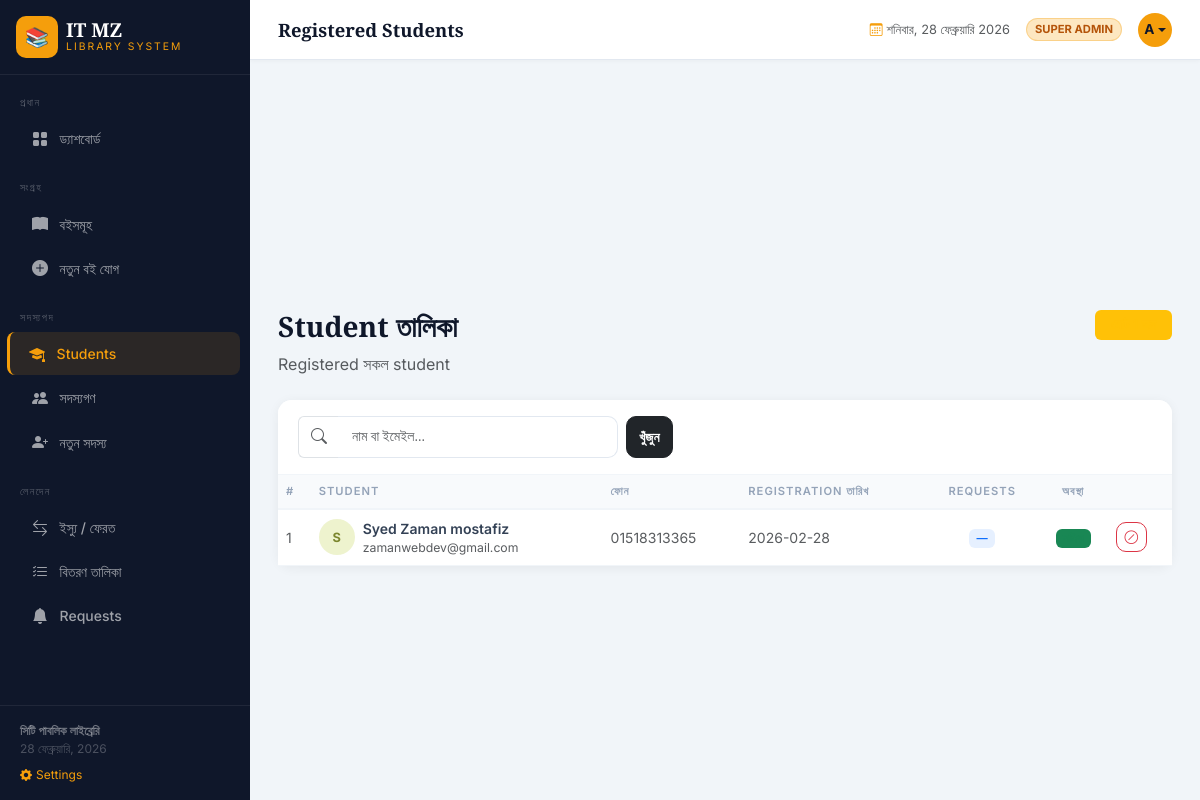
Before: /students (signed in) with the older database file.
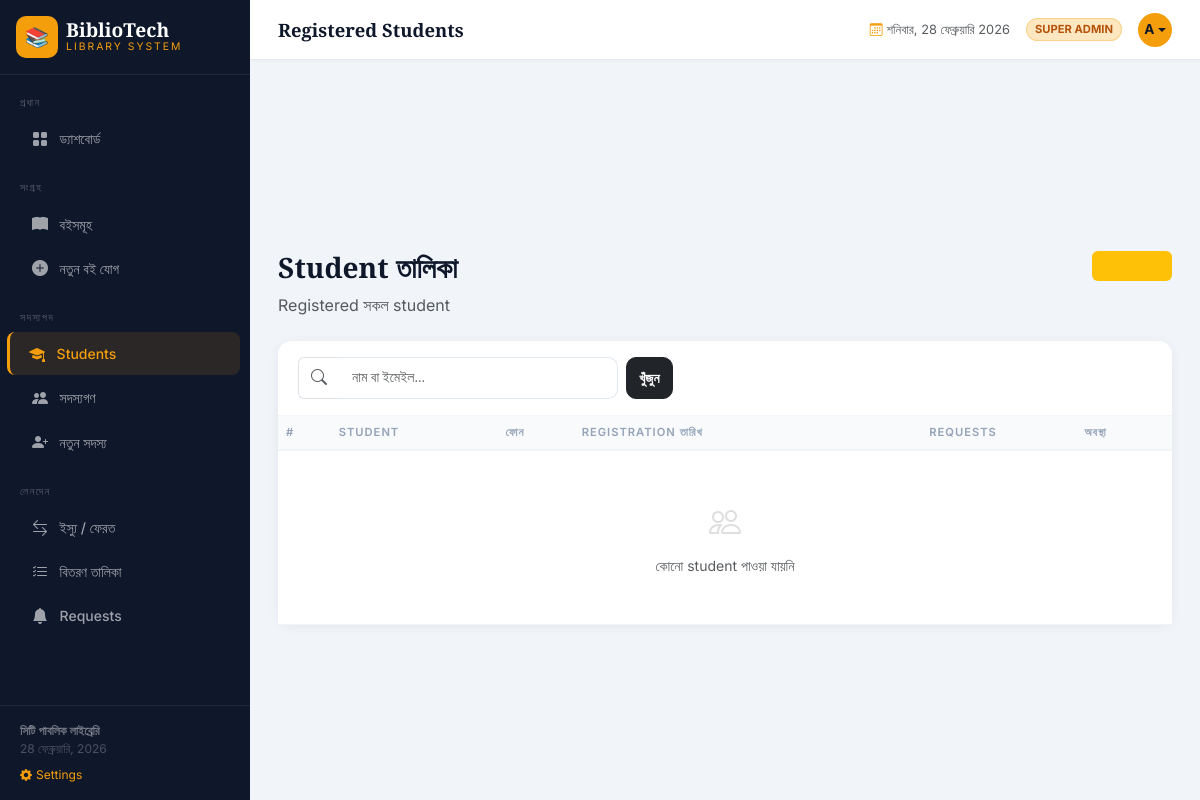
After: the same page with the newer database file.
### tables this page shows
CREATE TABLE settings (
        key TEXT PRIMARY KEY, value TEXT
    );

CREATE TABLE students (
        id INTEGER PRIMARY KEY AUTOINCREMENT,
        name TEXT NOT NULL,
        email TEXT UNIQUE NOT NULL,
        phone TEXT,
        password TEXT NOT NULL,
        reg_date TEXT DEFAULT CURRENT_TIMESTAMP,
        active INTEGER DEFAULT 1
    );

### app.py (the view)
@app.route('/students')
@admin_required
def students():
    search = request.args.get('search', '')
    conn = get_db()
    if search:
        sl = conn.execute('SELECT * FROM students WHERE name LIKE ? OR email LIKE ? ORDER BY reg_date DESC',
                          (f'%{search}%', f'%{search}%')).fetchall()
    else:
        sl = conn.execute('SELECT * FROM students ORDER BY reg_date DESC').fetchall()
    conn.close()
    return render_template('students.html', students=sl, search=search)

### app.py (called while the page is built)
def admin_required(f):
    @wraps(f)
    def decorated(*args, **kwargs):
        if not session.get('logged_in'):
            flash('এই পেজটি দেখতে লগইন করুন।', 'info')
            return redirect(url_for('login', next=request.path))
        if not session.get('is_admin'):
            flash('এই কাজটি করার অনুমতি আপনার নেই।', 'error')
            return redirect(url_for('books'))
        return f(*args, **kwargs)
    return decorated

def get_db():
    conn = sqlite3.connect(DB_PATH)
    conn.row_factory = sqlite3.Row
    return conn

def get_settings():
    conn = get_db()
    rows = conn.execute('SELECT key, value FROM settings').fetchall()
    conn.close()
    return {row['key']: row['value'] for row in rows}

@app.context_processor
def inject_settings():
    return dict(site=get_settings())

### templates/students.html (shortened to what the changed rows need)
{% extends 'base.html' %}
{% block content %}
<div class="d-flex justify-content-between align-items-start mb-4 page-header">
    <div><h1>Student তালিকা</h1><p class="text-muted mb-0">Registered সকল student</p></div>
</div>
<div class="card content-card">
    <div class="card-body p-0">
        <div class="table-responsive">
            <table class="table mb-0">
                <thead>
                    <tr>
                        <th>#</th>
                        <th>Student</th>
                        <th>ফোন</th>
                        <th>Registration তারিখ</th>
                        <th class="text-center">Requests</th>
                        <th class="text-center">অবস্থা</th>
                        <th></th>
                    </tr>
                </thead>
                <tbody>
                    {% for s in students %}
                    <tr>
                        <td class="text-muted small">{{ loop.index }}</td>
                        <td>
                            <div class="d-flex align-items-center gap-2">
                                <div class="member-av flex-shrink-0"
                                     style="background:hsl({{ loop.index*67 }},60%,88%);color:hsl({{ loop.index*67 }},50%,35%);width:36px;height:36px">
                                    {{ s.name[0].upper() }}
                                </div>
                                <div>
                                    <div class="fw-semibold">{{ s.name }}</div>
                                    <div class="text-muted small">{{ s.email }}</div>
                                </div>
                            </div>
                        </td>
                        <td class="text-muted small">{{ s.phone or '—' }}</td>
                        <td class="text-muted small">{{ s.reg_date[:10] }}</td>
                        <td class="text-center">
                            <span class="badge bg-primary bg-opacity-10 text-primary">
                                —
                            </span>
                        </td>
                        <td class="text-center">
                            {% if s.active %}
                            <span class="badge bg-success bg-opacity-15 text-success">সক্রিয়</span>
                            {% else %}
                            <span class="badge bg-danger bg-opacity-15 text-danger">নিষ্ক্রিয়</span>
                            {% endif %}
                        </td>
                        <td>
                            <form method="POST" action="{{ url_for('toggle_student', student_id=s.id) }}">
                                <button type="submit" class="btn btn-sm {% if s.active %}btn-outline-danger{% else %}btn-outline-success{% endif %}"
                                        onclick="return confirm('এই student এর অবস্থা পরিবর্তন করবেন?')">
                                    {% if s.active %}<i class="bi bi-slash-circle"></i>{% else %}<i class="bi bi-check-circle"></i>{% endif %}
                                </button>
                            </form>
                        </td>
                    </tr>
                    {% else %}
                    <tr>
                        <td colspan="7" class="text-center py-5 text-muted">
                            <i class="bi bi-people" style="font-size:2rem;opacity:.2;display:block;margin-bottom:.5rem"></i>
                            কোনো student পাওয়া যায়নি
                        </td>
                    </tr>
                    {% endfor %}
                </tbody>
            </table>
        </div>
    </div>
</div>
{% endblock %}

### templates/base.html (shortened to what the changed rows need)
<!DOCTYPE html>
<html lang="bn">
<head>
    <link href="https://cdnjs.cloudflare.com/ajax/libs/bootstrap/5.3.2/css/bootstrap.min.css" rel="stylesheet">
    <link href="https://cdnjs.cloudflare.com/ajax/libs/bootstrap-icons/1.11.3/font/bootstrap-icons.min.css" rel="stylesheet">
</head>
<body>
<nav id="sidebar">
    <div class="sidebar-brand d-flex align-items-center gap-2 p-3 border-bottom" style="border-color:rgba(255,255,255,.07)!important">
        <div>
            <div class="brand-name">{{ site.library_name }}</div>
            <div class="brand-sub">{{ site.library_tagline }}</div>
        </div>
    </div>
</nav>
<div id="main">
    <div class="page-body">{% block content %}{% endblock %}</div>
</div>
</body>
</html>

Changed rows visible on the page:
removed students: name "S", name "Syed Zaman mostafiz", email "zamanwebdev@gmail.com", phone "01518313365", reg_date "2026-02-28", active 1 (drawn)
changed settings: library_name "IT MZ" → "BiblioTech"
Other visible differences:
text now shown: "কোনো student পাওয়া যায়নি"
